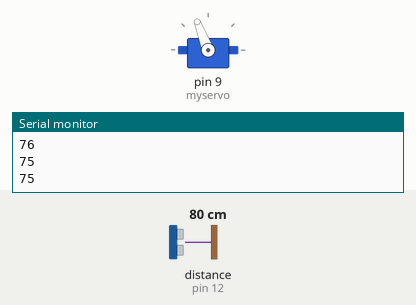
The sketch below on a simulated Arduino Uno, built with avr-gcc and run on an emulated ATmega328P. Parts: servo, the last lines printed to the serial monitor. The inputs (shaded band) are chosen by the test bench; at power-on: distance to the obstacle (sensor on pin 12) 80 cm. The echo pulse lasts 58.3 µs per cm.

Above: at 5.2 s.
5.3 s: distance to the obstacle (sensor on pin 12) set to 2 cm
At 6.64 s:
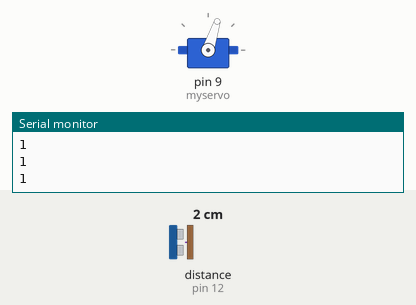
8.3 s: distance to the obstacle (sensor on pin 12) set to 9 cm
At 9.21 s:
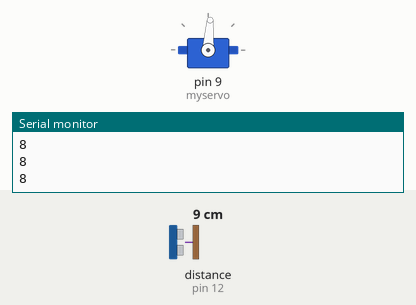
Timing chart, 0 to 17.3 s (numbered marks = the images above; inputs shaded):
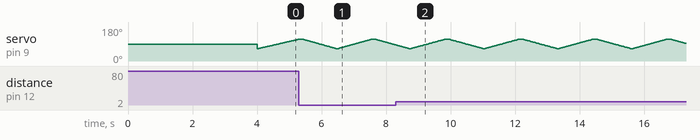

The sketch:

Sonar.ino
```cpp
//This program: uses a small servo motor and a HCSR04 ultrasonic sensor
//NOTE: on baud rate
//      high baud rate, greater bandwidth needed for signal channel, but not very tolerant to noise
//      low baud rate,  narrarow bandwidth, depend on coding scheme can be very tolerant to noise in signal channel


#include <Servo.h>
#include <math.h>
#include <SR04.h>
#define TRIG_PIN 12
#define ECHO_PIN 11


SR04 sr04 = SR04(ECHO_PIN,TRIG_PIN); // this is probably a structure, under SR04.h file, and the functon
                                     //defined is SR04(input_pin, output_pin)
                                     //sr04 is probably a member of this structure


Servo myservo;  // create servo object to control a servo; accesses the struct tag and part 'Servo'
// twelve servo objects can be created on most boards


int pos = 45;    // variable to store the servo position
long a;
long y[91];
int i=0;
void setup()
{
  //------Similar to SR04 example in lib. folder
   myservo.attach(9);  // attaches the servo on pin 9 to the servo object
   delay(1000);
  //-----


   myservo.write(90);              // tell servo to go to position in variable 'pos'-->init. pos = 90deg
   delay(3000);                       // waits 15ms for the servo to reach the position
   Serial.begin(250000);          //higher baudrate
   delay(5);
   pos=45;
}

void loop() {

   for(pos=65;pos<116;pos+=1)//initializing the loop at starting range of 65deg to then apply the code effects
   {

    myservo.write(pos);// write the position to init. range 65, so it moves it to 65 deg
    delay(15);

    a=sr04.DistanceAvg(1,5);

   // delay(5);
   //for(int j=0;j<10;j+=1)

   y[i++]=int(a*abs(sin(pos*3.1415/180.0))); //stores into array, starting y[0],until it reaches 115 deg.
                                            //increases the index every loop,
                                            //
    Serial.println(y[i-1]);//will print out value, at every loop it prints out the value of of the last calculated
                           //...now converted linear distance stored in an array index. ex. i = 1, prints value at i = 0, etc.
   }


//pos=pos-1;
delay(100);
i=i-1;//wherever the last i was, subtract one less..should be within 115 or 114...
      //

 for(pos=115; pos >= 65; pos-=1)
   {
    myservo.write(pos);// initializes into last position from last loop 115deg
    delay(15);
    a=sr04.DistanceAvg(1,5);
    //delay(5);
    //for(int j=0;j<10;j+=1)
    y[i--]=int(a*abs(sin(pos*3.1415/180.0)));//
    Serial.println(y[i+1]); //prints from current spot, since its decreasing in array index, then add one for the last
                            //value in the loop
   }
   //Serial.println(i);
   pos=pos+1;  //maybe restarts i and position once again to sweep
     i=i+1;
 }
```
